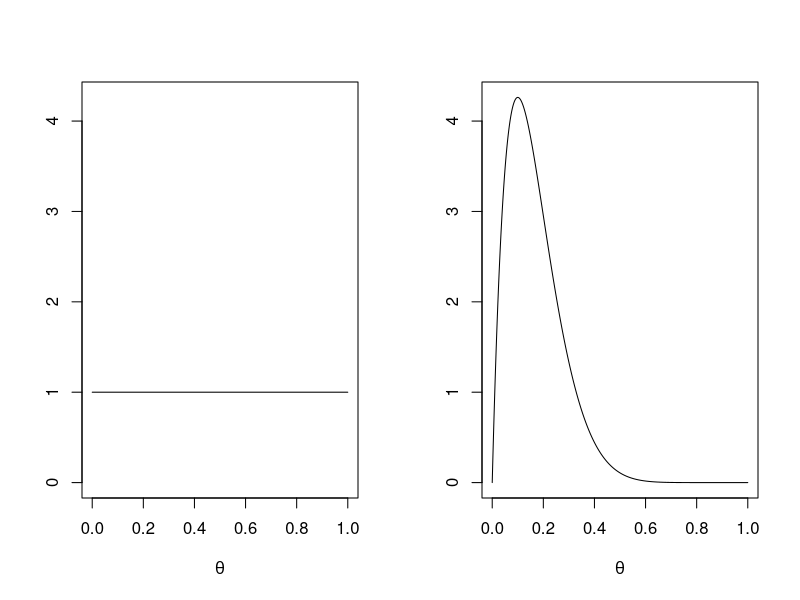
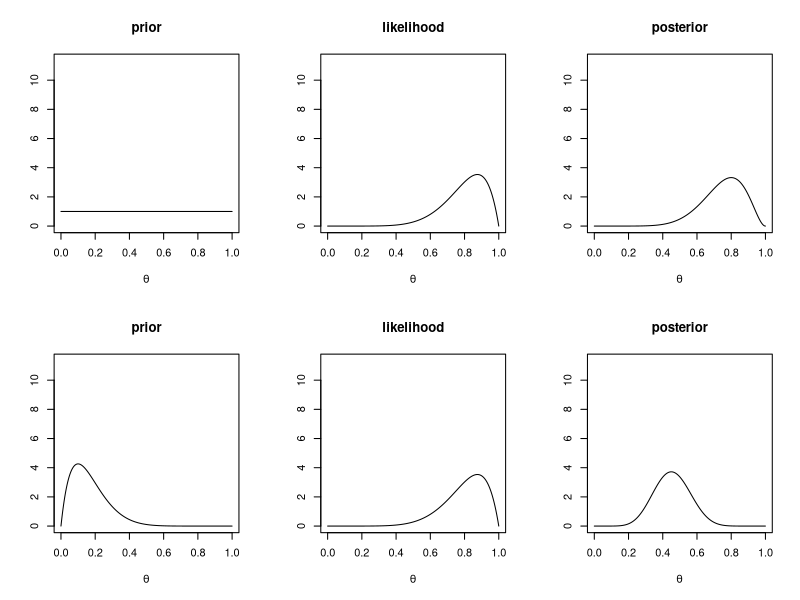
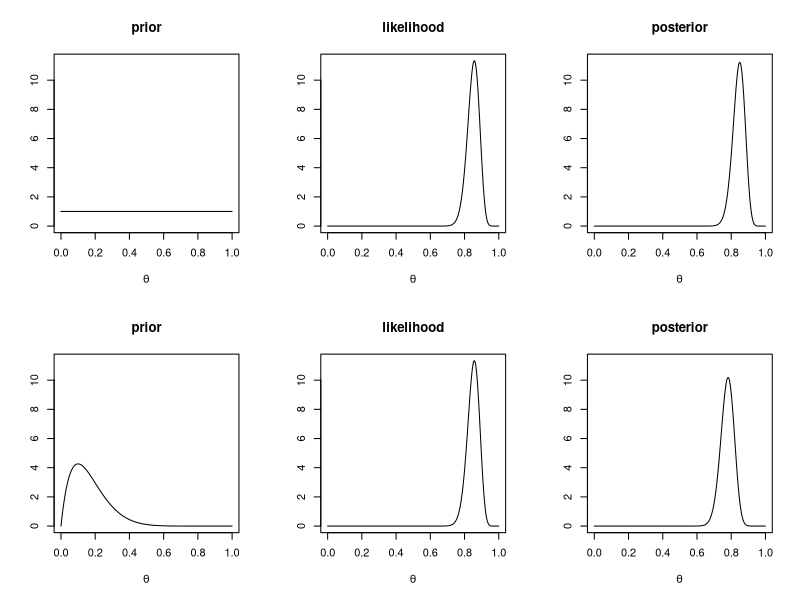

Source code (R) for these figures, in order:
## ---- chunk 1
library(knitr)
knitr::opts_chunk$set(echo = TRUE)
set.seed(01162018)
## ---- chunk 2
par(mfcol=c(1,2))
x <- seq(0,1,by=.001)
alpha <- 2; beta <- 10
max.x <- max(dbeta(x, shape1 = alpha, shape2 = beta))
plot(x, dbeta(x, shape1 = 1, shape2 = 1), type='l', ylim=c(0,max.x), ylab='', xlab = expression(theta))
plot(x, dbeta(x, shape1 = alpha, shape2 = beta), type = 'l', ylim=c(0,max.x), ylab='', xlab=expression(theta))
## ---- chunk 3
ten.rolls <- 8
twentyfive.rolls <- 20
onehundred.rolls <- 85
## ---- chunk 4
max.x <- max(c(dbeta(x, shape1 = onehundred.rolls, shape2 = 100 - onehundred.rolls),dbeta(x, shape1 = onehundred.rolls + alpha, shape2 = 100 - onehundred.rolls+beta)))

par(mfcol=c(2,3))
plot(x, dbeta(x, shape1 = 1, shape2 = 1), type='l', ylim=c(0,max.x), ylab='', xlab = expression(theta), main = 'prior')
plot(x, dbeta(x, shape1 = alpha, shape2 = beta), type = 'l', ylim=c(0,max.x), ylab='', xlab=expression(theta), main = 'prior')
plot(x, dbeta(x, shape1 = ten.rolls, shape2 = 10 - ten.rolls), type='l', ylim=c(0,max.x), ylab='', xlab = expression(theta), main = 'likelihood')
plot(x, dbeta(x, shape1 = ten.rolls, shape2 = 10 - ten.rolls), type='l', ylim=c(0,max.x), ylab='', xlab = expression(theta), main = 'likelihood')
plot(x, dbeta(x, shape1 = ten.rolls + 1, shape2 = 10 - ten.rolls + 1), type='l', ylim=c(0,max.x), ylab='', xlab = expression(theta), main = 'posterior')
plot(x, dbeta(x, shape1 = ten.rolls + alpha, shape2 = 10 - ten.rolls + beta), type='l', ylim=c(0,max.x), ylab='', xlab = expression(theta), main = 'posterior')

## ---- chunk 5
max.x <- max(c(dbeta(x, shape1 = onehundred.rolls, shape2 = 100 - onehundred.rolls),dbeta(x, shape1 = onehundred.rolls + alpha, shape2 = 100 - onehundred.rolls+beta)))

par(mfcol=c(2,3))
plot(x, dbeta(x, shape1 = 1, shape2 = 1), type='l', ylim=c(0,max.x), ylab='', xlab = expression(theta), main = 'prior')
plot(x, dbeta(x, shape1 = alpha, shape2 = beta), type = 'l', ylim=c(0,max.x), ylab='', xlab=expression(theta), main = 'prior')
plot(x, dbeta(x, shape1 = onehundred.rolls, shape2 = 100 - onehundred.rolls), type='l', ylim=c(0,max.x), ylab='', xlab = expression(theta), main = 'likelihood')
plot(x, dbeta(x, shape1 = onehundred.rolls, shape2 = 100 - onehundred.rolls), type='l', ylim=c(0,max.x), ylab='', xlab = expression(theta), main = 'likelihood')
plot(x, dbeta(x, shape1 = onehundred.rolls + 1, shape2 = 100 - onehundred.rolls + 1), type='l', ylim=c(0,max.x), ylab='', xlab = expression(theta), main = 'posterior')
plot(x, dbeta(x, shape1 = onehundred.rolls + alpha, shape2 = 100 - onehundred.rolls + beta), type='l', ylim=c(0,max.x), ylab='', xlab = expression(theta), main = 'posterior')

